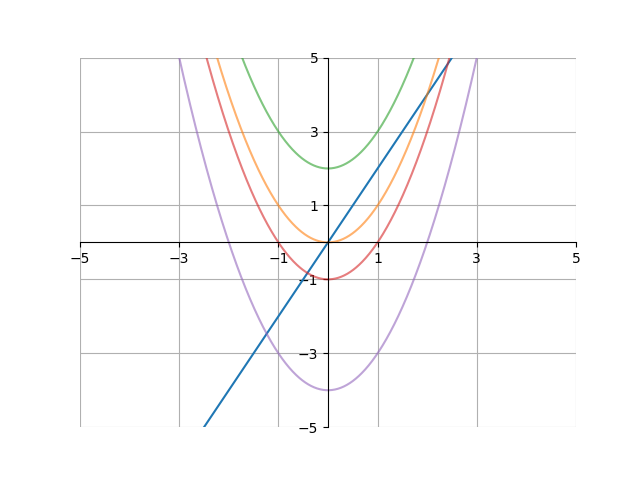

Reproduce this figure in Python.
import matplotlib.pyplot as plt
import numpy as np

x = np.arange(-5, 5, .01)
y = 2*x
a = x**2+0
b = x**2+2
c = x**2-1
d = x**2-4

ax = plt.gca()
ax.spines['top'].set_color('none')
ax.spines['left'].set_position('zero')
ax.spines['right'].set_color('none')
ax.spines['bottom'].set_position('zero')

plt.xlim(-5, 5)
plt.ylim(-5, 5)
plt.xticks(np.arange(min(x), max(x)+1, 2.0))
plt.yticks(np.arange(-5, 5+1, 2.0))
plt.plot(x, y)
plt.plot(x, a, label="x² + 0", alpha = 0.6)
plt.plot(x, b, label="x² + 2", alpha = 0.6)
plt.plot(x, c, label="x² - 1", alpha = 0.6)
plt.plot(x, d, label="x² - 4", alpha = 0.6)
plt.grid(True)
plt.show()
